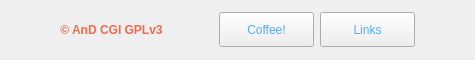
<?xml version="1.0" encoding="UTF-8"?>
<ui version="4.0">
 <class>donationUI</class>
 <widget class="QWidget" name="donationUI">
  <property name="geometry">
   <rect>
    <x>0</x>
    <y>0</y>
    <width>475</width>
    <height>60</height>
   </rect>
  </property>
  <property name="sizePolicy">
   <sizepolicy hsizetype="Maximum" vsizetype="Maximum">
    <horstretch>0</horstretch>
    <verstretch>0</verstretch>
   </sizepolicy>
  </property>
  <property name="minimumSize">
   <size>
    <width>475</width>
    <height>60</height>
   </size>
  </property>
  <property name="maximumSize">
   <size>
    <width>475</width>
    <height>60</height>
   </size>
  </property>
  <property name="windowTitle">
   <string>Form</string>
  </property>
  <layout class="QHBoxLayout" name="horizontalLayout">
   <item>
    <spacer name="horizontalSpacer_3">
     <property name="orientation">
      <enum>Qt::Horizontal</enum>
     </property>
     <property name="sizeHint" stdset="0">
      <size>
       <width>40</width>
       <height>20</height>
      </size>
     </property>
    </spacer>
   </item>
   <item>
    <widget class="QLabel" name="copyRightInfo">
     <property name="font">
      <font>
       <family>Tahoma</family>
       <weight>75</weight>
       <bold>true</bold>
      </font>
     </property>
     <property name="toolTip">
      <string>© AnD CGI Licensed under the GPLv3</string>
     </property>
     <property name="styleSheet">
      <string notr="true">color: rgb(238, 108, 77);

</string>
     </property>
     <property name="frameShape">
      <enum>QFrame::NoFrame</enum>
     </property>
     <property name="text">
      <string>© AnD CGI GPLv3</string>
     </property>
     <property name="alignment">
      <set>Qt::AlignCenter</set>
     </property>
    </widget>
   </item>
   <item>
    <spacer name="horizontalSpacer">
     <property name="orientation">
      <enum>Qt::Horizontal</enum>
     </property>
     <property name="sizeHint" stdset="0">
      <size>
       <width>40</width>
       <height>20</height>
      </size>
     </property>
    </spacer>
   </item>
   <item>
    <widget class="QPushButton" name="buyCoffee">
     <property name="sizePolicy">
      <sizepolicy hsizetype="Minimum" vsizetype="Fixed">
       <horstretch>0</horstretch>
       <verstretch>0</verstretch>
      </sizepolicy>
     </property>
     <property name="minimumSize">
      <size>
       <width>95</width>
       <height>35</height>
      </size>
     </property>
     <property name="font">
      <font>
       <family>Tahoma</family>
      </font>
     </property>
     <property name="toolTip">
      <string>It's Useful? Buy me Coffee or Beer on PayPal or Both!</string>
     </property>
     <property name="styleSheet">
      <string notr="true">color: rgb(85, 170, 255);</string>
     </property>
     <property name="text">
      <string>Coffee!</string>
     </property>
    </widget>
   </item>
   <item>
    <widget class="QPushButton" name="linkTree">
     <property name="sizePolicy">
      <sizepolicy hsizetype="Minimum" vsizetype="Fixed">
       <horstretch>0</horstretch>
       <verstretch>0</verstretch>
      </sizepolicy>
     </property>
     <property name="minimumSize">
      <size>
       <width>95</width>
       <height>35</height>
      </size>
     </property>
     <property name="font">
      <font>
       <family>Tahoma</family>
      </font>
     </property>
     <property name="toolTip">
      <string>Catch Up? Find more about me on Linktree!</string>
     </property>
     <property name="styleSheet">
      <string notr="true">color: rgb(85, 170, 255);</string>
     </property>
     <property name="text">
      <string>Links</string>
     </property>
    </widget>
   </item>
   <item>
    <spacer name="horizontalSpacer_2">
     <property name="orientation">
      <enum>Qt::Horizontal</enum>
     </property>
     <property name="sizeHint" stdset="0">
      <size>
       <width>40</width>
       <height>20</height>
      </size>
     </property>
    </spacer>
   </item>
  </layout>
 </widget>
 <resources/>
 <connections/>
</ui>
